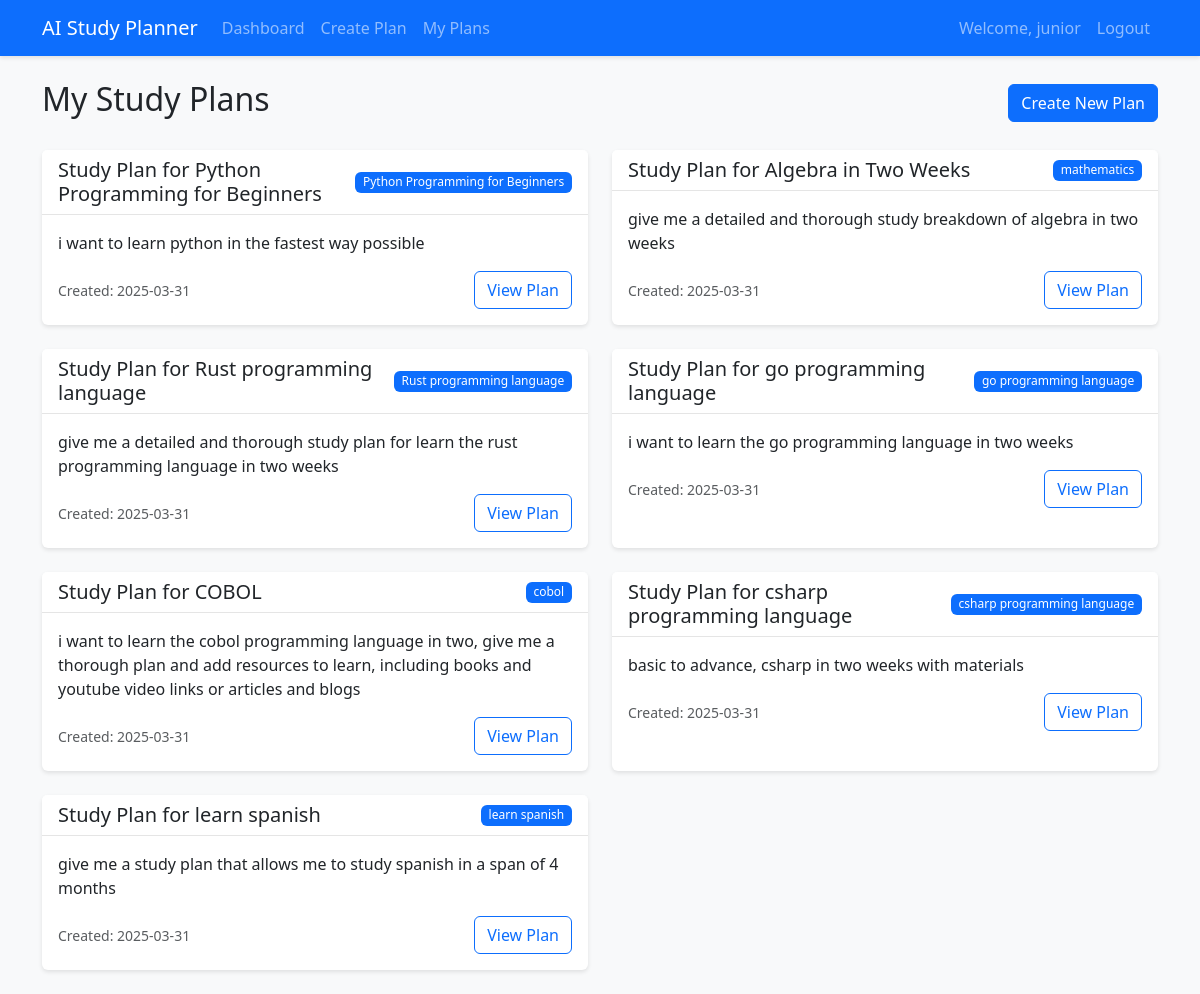
Page /plans (signed in) on the committed database.
### app/models/user.py (models this page shows, shortened)
class User(UserMixin, db.Model):
    id = db.Column(db.Integer, primary_key=True)
    username = db.Column(db.String(64), unique=True, nullable=False)
    email = db.Column(db.String(120), unique=True, nullable=False)
    password_hash = db.Column(db.String(128))
    study_plans = db.relationship('StudyPlan', backref='user', lazy=True)

### app/models/study_plan.py (models this page shows)
class StudyPlan(db.Model):
    id = db.Column(db.Integer, primary_key=True)
    title = db.Column(db.String(100), nullable=False)
    subject = db.Column(db.String(100), nullable=False)
    description = db.Column(db.Text)
    created_at = db.Column(db.DateTime, default=datetime.utcnow)
    user_id = db.Column(db.Integer, db.ForeignKey('user.id'), nullable=False)
    tasks = db.relationship('StudyTask', backref='study_plan', lazy=True)

### app/routes/study_planner.py (the view)
@bp.route('/plans')
@login_required
def list_plans():
    plans = StudyPlan.query.filter_by(user_id=current_user.id).all()
    return render_template('study_planner/list_plans.html', plans=plans)

### app/models/user.py (called while the page is built)
@login_manager.user_loader
def load_user(id):
    return User.query.get(int(id))

### app/templates/study_planner/list_plans.html (shortened to what this page needs)
{% extends "base.html" %}
{% block content %}
<div class="row">
    <div class="col-md-12">
        <div class="d-flex justify-content-between align-items-center mb-4">
            <h2>My Study Plans</h2>
            <a href="{{ url_for('study_planner.create_plan') }}" class="btn btn-primary">Create New Plan</a>
        </div>
        {% if plans %}
        <div class="row">
            {% for plan in plans %}
            <div class="col-md-6 mb-4">
                <div class="card h-100">
                    <div class="card-header d-flex justify-content-between align-items-center">
                        <h5 class="mb-0">{{ plan.title }}</h5>
                        <span class="badge bg-primary">{{ plan.subject }}</span>
                    </div>
                    <div class="card-body">
                        <p class="card-text">{{ plan.description }}</p>
                        <div class="d-flex justify-content-between align-items-center">
                            <small class="text-muted">Created: {{ plan.created_at.strftime('%Y-%m-%d') }}</small>
                            <a href="{{ url_for('study_planner.view_plan', plan_id=plan.id) }}" class="btn btn-outline-primary">View Plan</a>
                        </div>
                    </div>
                </div>
            </div>
            {% endfor %}
        </div>
        {% else %}
        <div class="text-center">
            <h3>No study plans yet</h3>
            <p>Create your first study plan to get started!</p>
            <a href="{{ url_for('study_planner.create_plan') }}" class="btn btn-primary">Create New Plan</a>
        </div>
        {% endif %}
    </div>
</div>
{% endblock %}

### app/templates/base.html (shortened to what this page needs)
<!DOCTYPE html>
<html lang="en">
<head>
    <link href="https://cdn.jsdelivr.net/npm/bootstrap@5.3.0/dist/css/bootstrap.min.css" rel="stylesheet">
    <link rel="stylesheet" href="{{ url_for('static', filename='css/style.css') }}">
</head>
<body>
    <nav class="navbar navbar-expand-lg navbar-dark bg-primary">
        <div class="container">
            <a class="navbar-brand" href="{{ url_for('main.index') }}">AI Study Planner</a>
            <div class="collapse navbar-collapse" id="navbarNav">
                <ul class="navbar-nav me-auto">
                    {% if current_user.is_authenticated %}
                    <li class="nav-item">
                        <a class="nav-link" href="{{ url_for('main.dashboard') }}">Dashboard</a>
                    </li>
                    <li class="nav-item">
                        <a class="nav-link" href="{{ url_for('study_planner.create_plan') }}">Create Plan</a>
                    </li>
                    <li class="nav-item">
                        <a class="nav-link" href="{{ url_for('study_planner.list_plans') }}">My Plans</a>
                    </li>
                    {% endif %}
                </ul>
                <ul class="navbar-nav">
                    {% if current_user.is_authenticated %}
                    <li class="nav-item">
                        <span class="nav-link">Welcome, {{ current_user.username }}</span>
                    </li>
                    <li class="nav-item">
                        <a class="nav-link" href="{{ url_for('auth.logout') }}">Logout</a>
                    </li>
                    {% endif %}
                </ul>
            </div>
        </div>
    </nav>
    <div class="container mt-4">
        {% block content %}{% endblock %}
    </div>
</body>
</html>

### app/static/css/style.css (style rules this page uses)
body { background-color: #f8f9fa; }
.card { box-shadow: 0 2px 4px rgba(0,0,0,0.1); border: none; }
.card-header { background-color: #fff; border-bottom: 1px solid rgba(0,0,0,0.1); }
.navbar { box-shadow: 0 2px 4px rgba(0,0,0,0.1); }
.badge { font-weight: 500; }

### rows in the picture
User: username "junior"
StudyPlan: title "Study Plan for Python Programming for Beginners", subject "Python Programming for Beginners", description "i want to learn python in the fastest way possible", created_at "2025-03-31"
StudyPlan: title "Study Plan for Algebra in Two Weeks", subject "mathematics", description "give me a detailed and thorough study breakdown of algebra in two weeks", created_at "2025-03-31"
StudyPlan: title "Study Plan for Rust programming language", subject "Rust programming language", description "give me a detailed and thorough study plan for learn the rust programming language in two weeks", created_at "2025-03-31"
StudyPlan: title "Study Plan for go programming language", subject "go programming language", description "i want to learn the go programming language in two weeks", created_at "2025-03-31"
StudyPlan: title "Study Plan for COBOL", subject "cobol", description "i want to learn the cobol programming language in two, give me a thorough plan and add resources to learn, including books and youtube video links or articles and blogs", created_at "2025-03-31"
StudyPlan: title "Study Plan for csharp programming language", subject "csharp programming language", description "basic to advance, csharp in two weeks with materials", created_at "2025-03-31"
StudyPlan: title "Study Plan for learn spanish", subject "learn spanish", description "give me a study plan that allows me to study spanish in a span of 4 months", created_at "2025-03-31"
